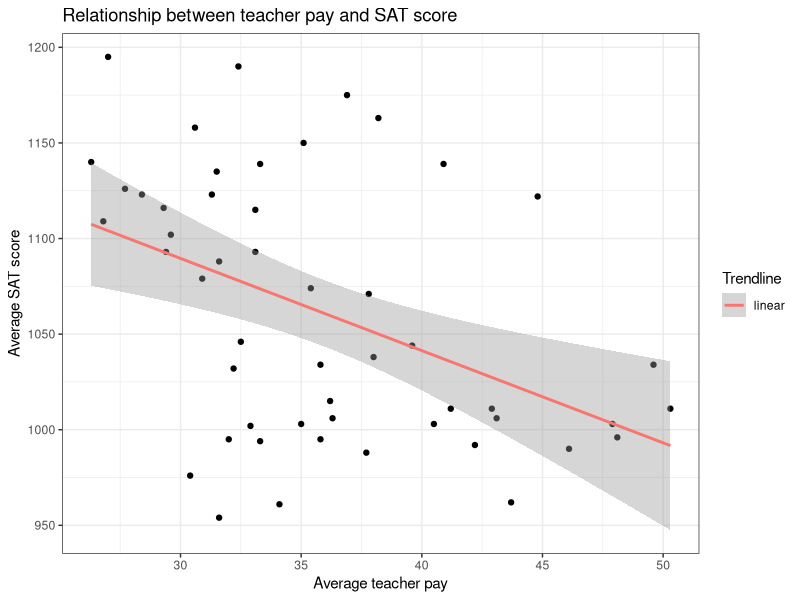
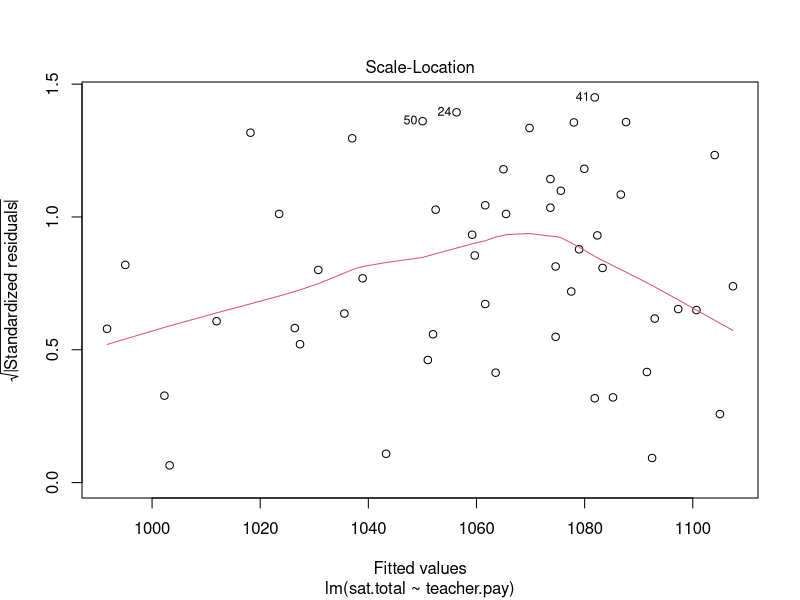
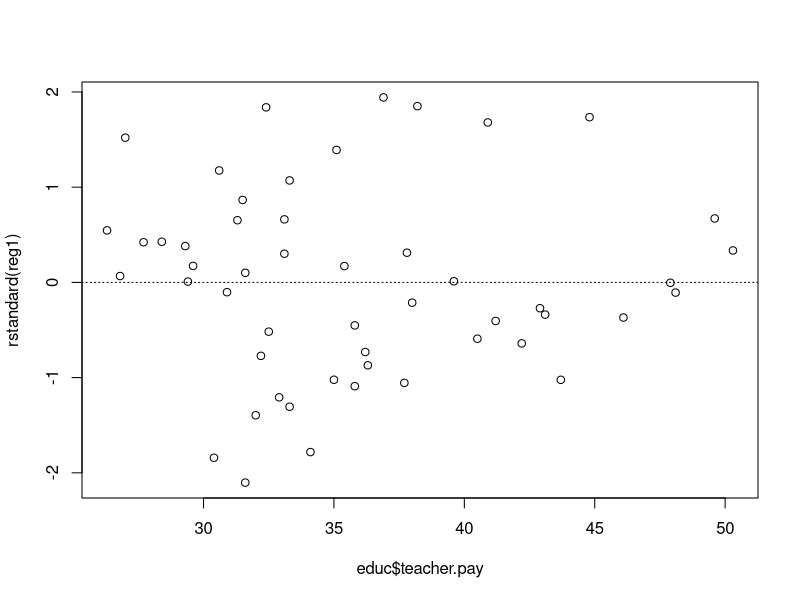
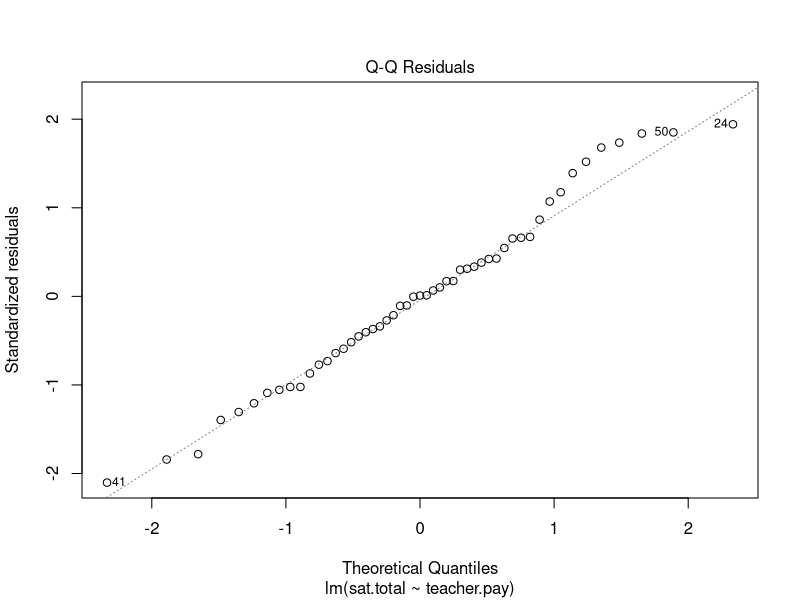
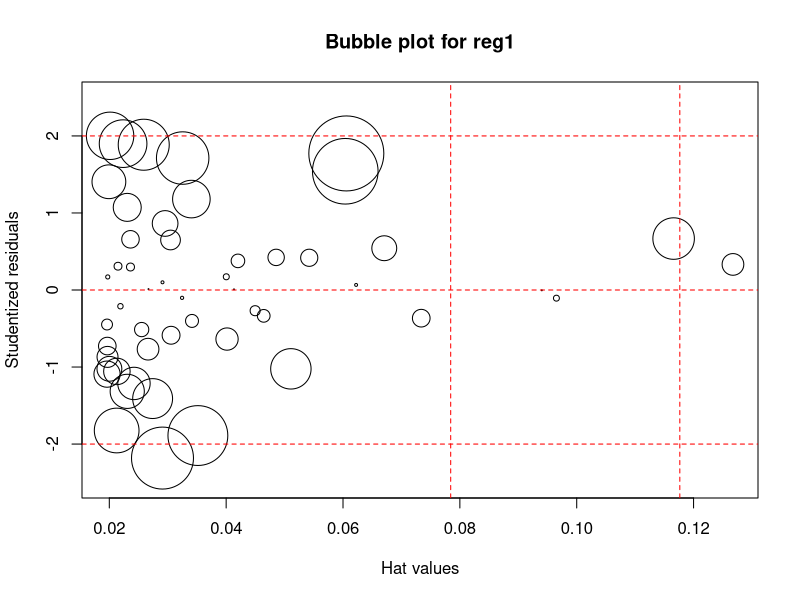
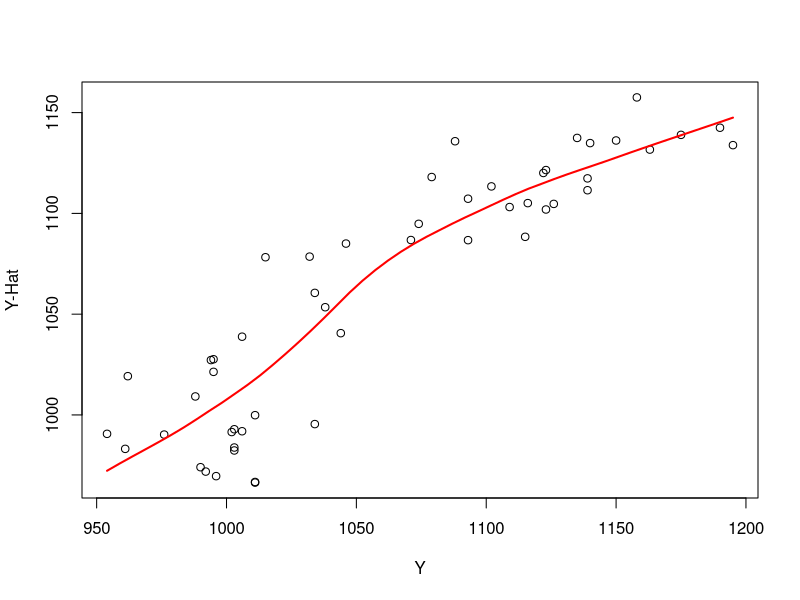
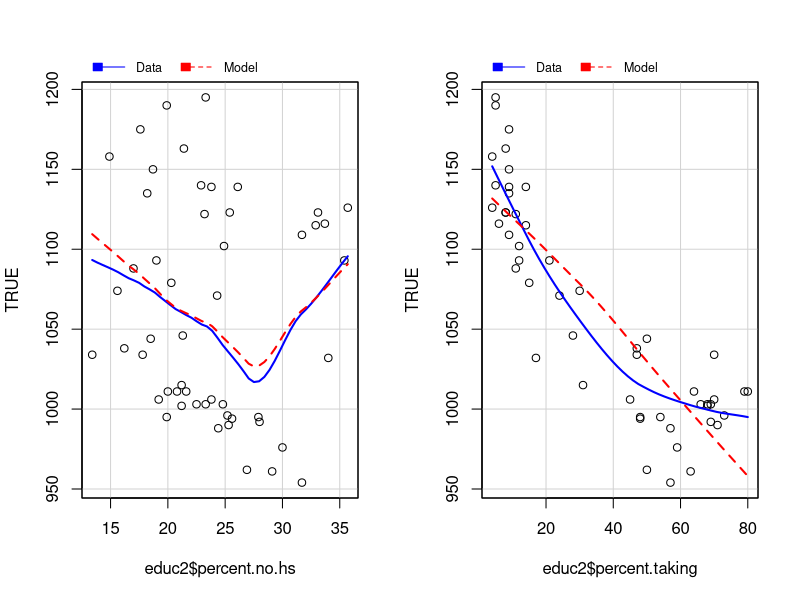
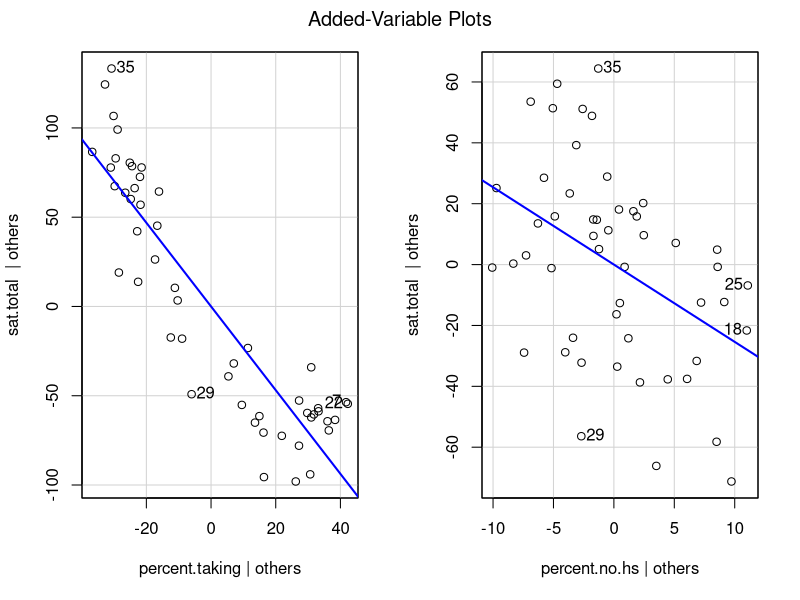

These figures' R source, in order:
## ---- chunk 1
library(dplyr)
educ <- read.table("input/States.txt", header=TRUE)
# now clean up a bit
educ <- educ %>% rename(sat.verbal = satVerbal, sat.math = satMath, percent.taking = percentTaking, percent.no.hs = percentNoHS, teacher.pay = teacherPay) 
# not good to have state as a rowname
educ$state <- rownames(educ)
rownames(educ) <- NULL
educ <- tbl_df(educ)
## ---- chunk 2
#make a new variable for combined SAT scores
educ$sat.total <- educ$sat.math + educ$sat.verbal

#attach ggplot2
library(ggplot2)

ggplot(data=educ, aes(x = teacher.pay, y = sat.total)) + geom_point() + stat_smooth(method = 'lm', aes(colour = 'linear'), lwd=1) + scale_color_discrete(name="Trendline") + xlab("Average teacher pay") + ylab("Average SAT score") + ggtitle("Relationship between teacher pay and SAT score") + theme_bw()
## ---- chunk 3
#Atatch broom & knitr
library(broom); library(knitr)

#Make a regression model 1
reg1 <- lm(sat.total ~ teacher.pay, data = educ)
kable(tidy(reg1))
## ---- chunk 4
plot(reg1, 3)
## ---- chunk 5
plot(rstandard(reg1)~educ$teacher.pay)
abline(h=0, lty=3)
## ---- chunk 6
plot(reg1, 2)
## ---- chunk 7
plot(hatvalues(reg1), rstudent(reg1), type = "n", ylim=c(-2.5, 2.5),
     main="Bubble plot for reg1", xlab="Hat values", ylab = "Studentized residuals")
reg1cook <- sqrt(cooks.distance(reg1))
points(hatvalues(reg1), rstudent(reg1), cex=10*reg1cook/max(reg1cook))
abline(h=c(-2,0,2), lty=2, col="red")
abline(v=c(2,3)*mean(hatvalues(reg1)), lty=2, col="red")
## ---- chunk 8
summary(reg1)
## ---- chunk 9
educ
kable(cor(select(educ, -state, -region)))
## ---- chunk 10
educ2 <- select(educ, population, percent.taking, percent.no.hs, teacher.pay, sat.total)
modlist <- list(mod1 <- lm(sat.total~population + percent.taking, data=educ2),
                mod2 <- lm(sat.total~population + percent.no.hs, data=educ2),
                mod3 <- lm(sat.total~population + teacher.pay, data=educ2), 
                mod4 <- lm(sat.total~percent.taking + percent.no.hs, data=educ2), 
                mod5 <- lm(sat.total~percent.taking + teacher.pay, data=educ2), 
                mod6 <- lm(sat.total~percent.no.hs + teacher.pay, data=educ2), 
                mod7 <- lm(sat.total~population + percent.taking + percent.no.hs, data=educ2), 
                mod8 <- lm(sat.total~population + percent.taking + teacher.pay, data=educ2), 
                mod9 <- lm(sat.total~population + percent.no.hs + teacher.pay, data=educ2), 
                mod10 <- lm(sat.total~percent.no.hs + percent.taking + teacher.pay, data=educ2), 
                mod11 <- lm(sat.total~population + percent.taking + percent.no.hs + teacher.pay, data=educ2))
data.frame(AIC = unlist(lapply(modlist, AIC)), BIC = unlist(lapply(modlist, BIC)), df=unlist(lapply(lapply(modlist, coef), length))-1)
## ---- chunk 11
lm.unres <- lm(sat.total ~ ., data = educ2)

#Backward elimination & AIC
step(lm.unres, direction = "backward")

#Backward elimination & BIC
step(lm.unres, direction = "backward", k = log(nrow(educ2)))
## ---- chunk 12
lm.res <- lm(sat.total ~ 1, data = educ2)

#Forward selection & AIC
step(lm.res, scope = list(lower=lm.res, upper=lm.unres), direction = "forward")

#Forward selection & BIC
step(lm.res, scope=list(lower=lm.res, upper=lm.unres), direction="forward",k=log(nrow(educ2)))
## ---- chunk 13
kable(tidy(mod4))
## ---- chunk 14
plot(mod4$fit ~ educ$sat.total, xlab="Y", ylab="Y-Hat")
lines(loess.smooth(educ$sat.total, mod4$fit), col="red", lwd=2)
## ---- chunk 15
library(car)
par(mfrow=c(1,2))
mmp(mod4, educ2$percent.no.hs)
mmp(mod4, educ2$percent.taking)
## ---- chunk 16
avPlots(mod4)
## ---- chunk 17
summary(mod4)
## ---- chunk 18
data("Angell")
## ---- chunk 19
reg3 <- lm(moral ~ hetero + mobility, data = Angell)
## ---- chunk 20
summary(reg3)
## ---- chunk 21
sessionInfo()
